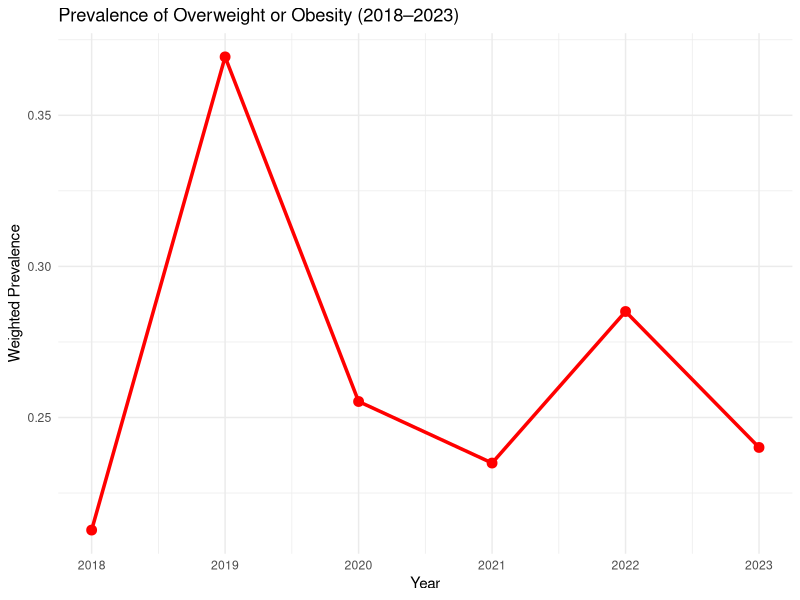
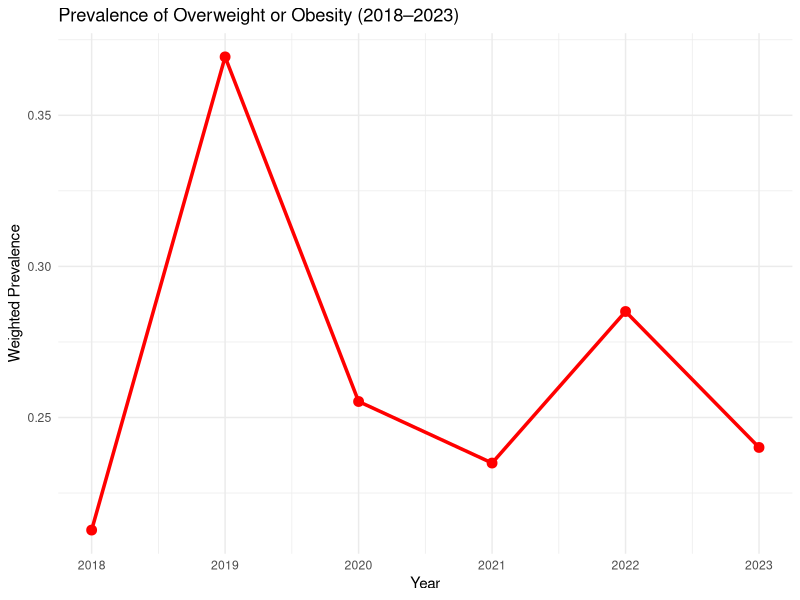

Recreate these plots in R, in order.
# ================================
# Q1: Obesity Prevalence Analysis
# ================================

# Step 1: Load required libraries
library(dplyr)
library(survey)
library(ggplot2)

# Step 2: Read yearly BRFSS datasets
d1 <- read.csv("brfss_2018_clean_sample.csv")
d2 <- read.csv("brfss_2019_clean_sample.csv")
d3 <- read.csv("brfss_2020_clean_sample.csv")
d4 <- read.csv("brfss_2021_clean_sample.csv")
d5 <- read.csv("brfss_2022_clean_sample.csv")
d6 <- read.csv("brfss_2023_clean_sample.csv")

# Step 3: Merge datasets into one dataframe
brfss_all <- bind_rows(d1, d2, d3, d4, d5, d6)

# Step 4: Inspect merged dataset
glimpse(brfss_all)
table(brfss_all$interview_year)
head(brfss_all)

# Step 5: Define survey design
options(survey.lonely.psu = "adjust")  # handle single-PSU strata
brfss_design <- svydesign(
  id = ~psu,
  strata = ~strata,
  weights = ~weight_final,
  data = brfss_all,
  nest = TRUE
)

# Optional: check summary of survey design
print(summary(brfss_design))

# Step 6: Calculate weighted prevalence of overweight/obesity by year
prev_trends <- svyby(
  ~overweight_or_obese,
  ~interview_year,
  brfss_design,
  svymean,
  na.rm = TRUE
)

# Convert to dataframe and rename column
prev_df <- as.data.frame(prev_trends)
names(prev_df)[2] <- "prevalence"
print(prev_df)

# Step 7: Visualize prevalence trends
# Create outputs folder if it doesn't exist
if(!dir.exists("outputs")) dir.create("outputs")

# Assign plot to variable
prev_plot <- ggplot(prev_df, aes(x = interview_year, y = prevalence)) +
  geom_line(size = 1.2, color = "red") +
  geom_point(size = 3, color = "red") +
  labs(
    title = "Prevalence of Overweight or Obesity (2018–2023)",
    y = "Weighted Prevalence",
    x = "Year"
  ) +
  theme_minimal()

# Display the plot
print(prev_plot)

# Save the plot as PNG
ggsave("outputs/overweight_trend.png", plot = prev_plot, width = 7, height = 5)
